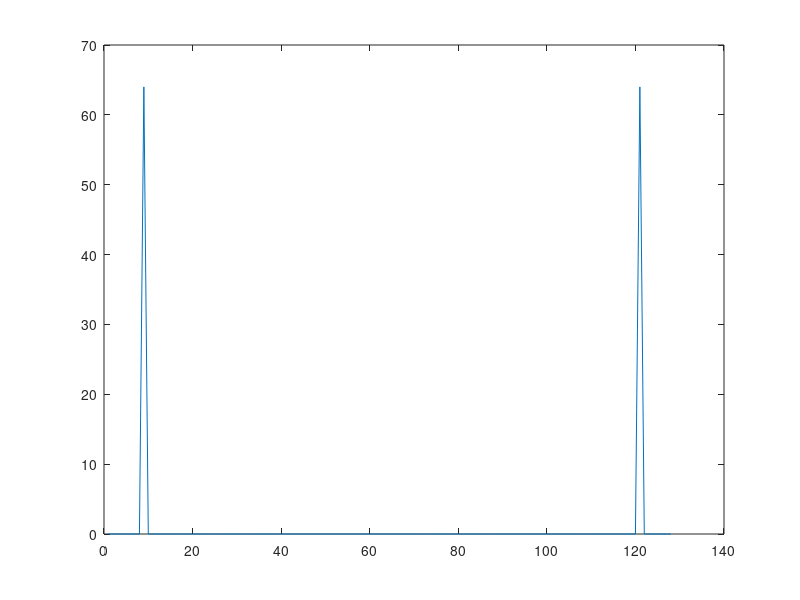
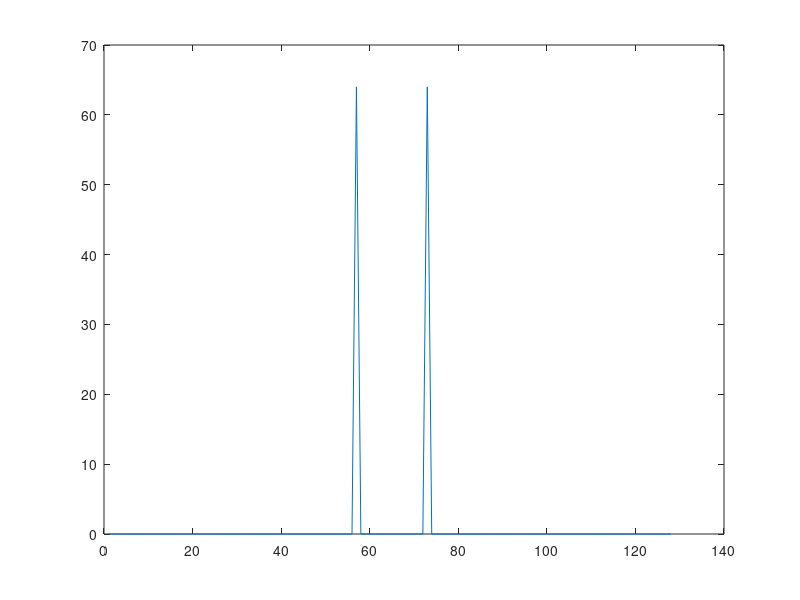
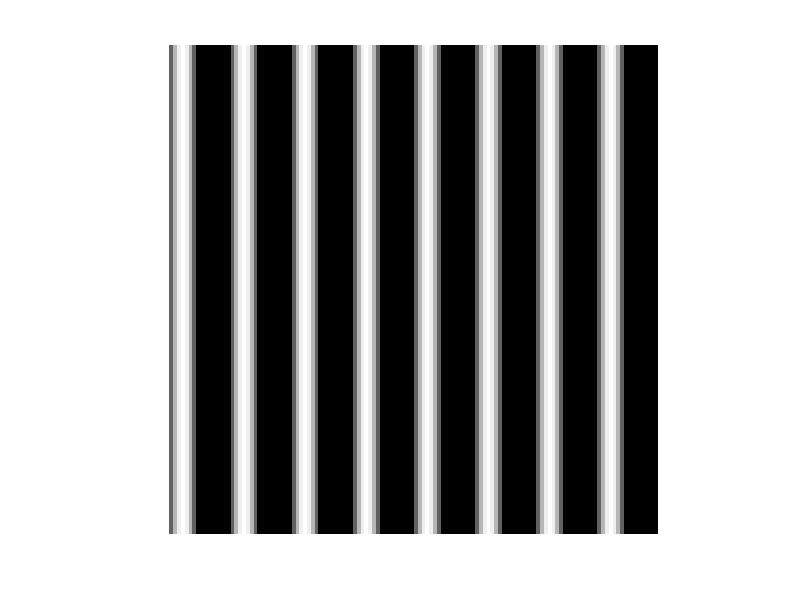
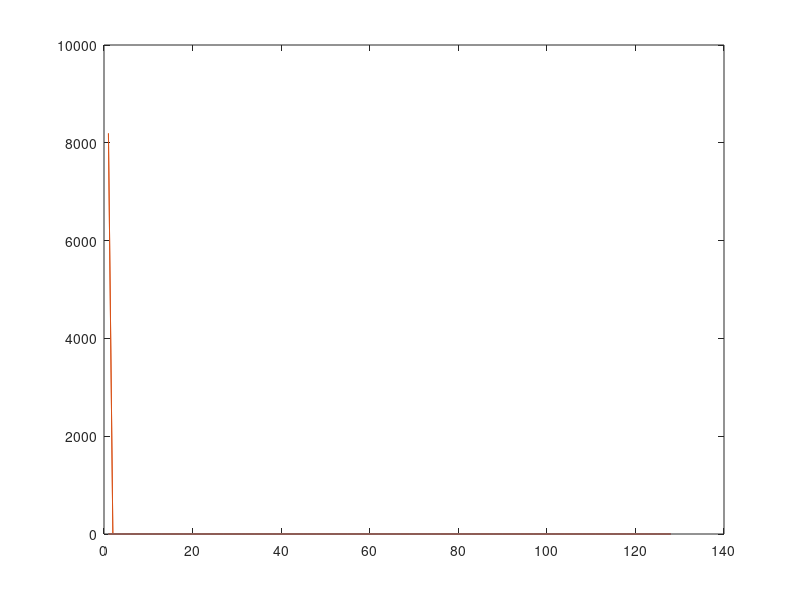

Source code (MATLAB) for these figures, in order:
%%%%%%%%%%%%%%%%%%%%%%%%%%%%%%%%%%%%%%%%%%%%%%%%%%%%%%%%%%%%%%%%%%%%%%%%%%%
% 1.1 Spatial frequencies                                                 %
%%%%%%%%%%%%%%%%%%%%%%%%%%%%%%%%%%%%%%%%%%%%%%%%%%%%%%%%%%%%%%%%%%%%%%%%%%%
clear;
close all;
clc;
n=1:128;
x=sin(2*pi*n./16); % i.e. f=fs/16; format: 2*pi*f*n/fs figure();plot(x);
% Apply (1D) DFT (Matlab function: fft) to the signal and display the magnitude spectrum:
y=fft(x); %do a 128-point DFT
figure(); plot(abs(y)); % magnitude spectrum, uncentred, 0(DC) to fs % You can centre the spectrum, so spectrum is from -fs/2 to fs/2, with dc at the middle point:
figure();plot(abs(fftshift(fft(x))));
for i=1:128
          X(i,:)=x;
end
figure();
imshow(X);
Y = fft2(X);
figure(); plot(abs(Y));
figure();plot(abs(fftshift(Y)));

